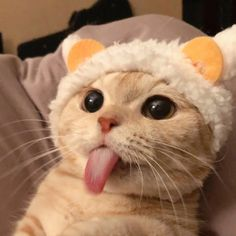
#> input picture image/test.jpg, 236 x 236 px, found by its file name
$ python image_test.py
#> lines starting #> are read from the running program, lines starting #| are printed output that depends on the picture
import numpy as np
import cv2
from matplotlib import pyplot as plt


# cv2 이용
# 이미지 읽기
img = cv2.imread('./image/test.jpg', 1)
#> img is the input picture: shape (236, 236, 3); mean B, G, R 94.1, 121.8, 158.3

# 이미지 화면에 표시
cv2.imshow('Test Image:', img)

k = cv2.waitKey(0)
#> (key Esc is pressed here)

# 이미지 윈도우 삭제
cv2.destroyAllWindows()

# 이미지 다른 파일로 저장
cv2.imwrite('./image/after_test.png', img)


# Matplotlib 이용
img = cv2.imread('./image/test.jpg',0)
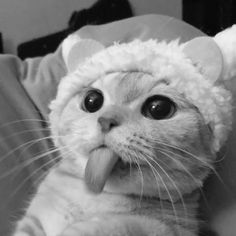
#> img: shape (236, 236); min 2, max 242, mean 129.6
plt.imshow(img, cmap='gray', interpolation='bicubic')
plt.xticks([]), plt.yticks([])
plt.show()
